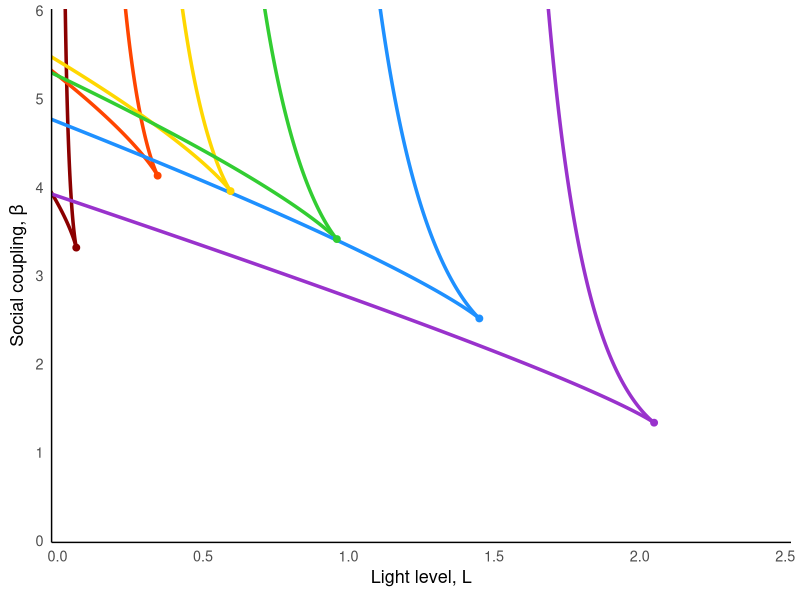
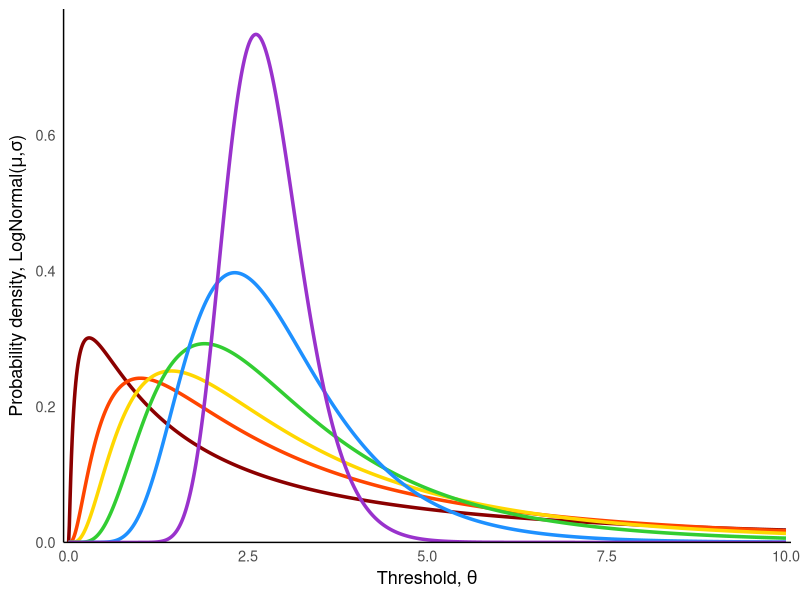
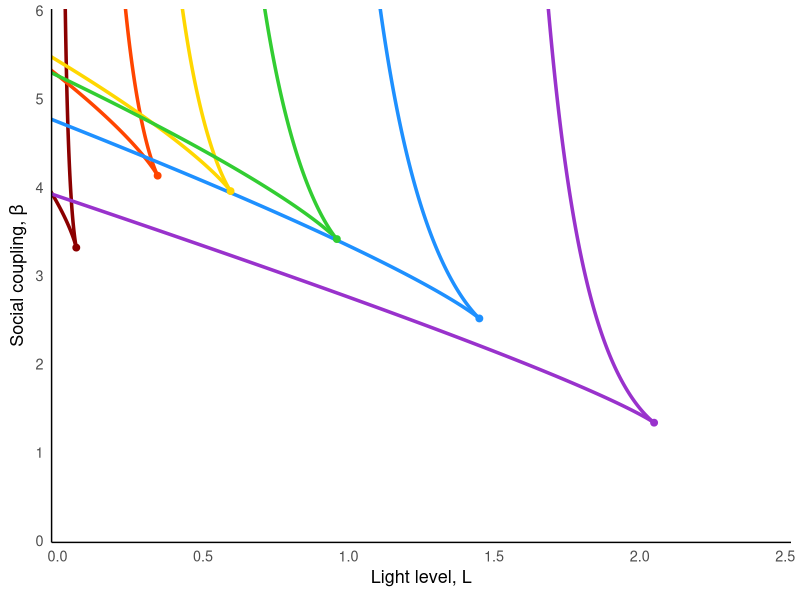
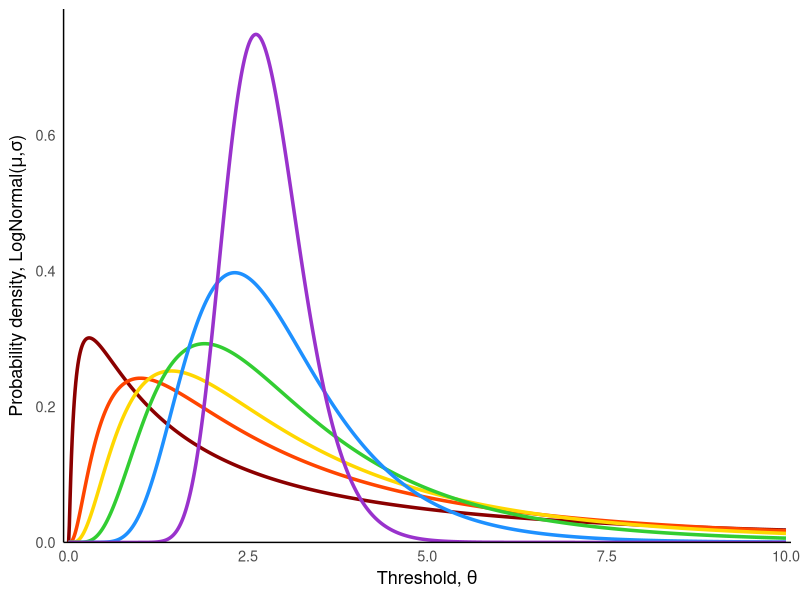

Write the R code that produced these figures, in order.
library(ggplot2)
library(dplyr)


# ------------------------------
# Distribution function
# -------------------------------

make_distribution <- function(dist, params) {

  if (dist == "gamma") {
    shape <- params$shape
    scale <- params$scale

    f <- function(z) dgamma(z, shape = shape, scale = scale)
    F <- function(z) pgamma(z, shape = shape, scale = scale)
  }

  else if (dist == "trunc_gamma") {
    shape <- params$shape
    scale <- params$scale
    Tmax  <- params$Tmax

    Z <- pgamma(Tmax, shape = shape, scale = scale)

    f <- function(z) ifelse(z <= Tmax,
                            dgamma(z, shape, scale) / Z,
                            0)

    F <- function(z) pgamma(pmin(z, Tmax), shape, scale) / Z
  }

  else if (dist == "beta") {
    a <- params$a
    b <- params$b
    Tmax <- params$Tmax

    f <- function(z) ifelse(z <= Tmax,
                            dbeta(z/Tmax, a, b) / Tmax,
                            0)

    F <- function(z) pbeta(pmin(z/Tmax,1), a, b)
  }

  else if (dist == "lognormal") {
    meanlog <- params$meanlog
    sdlog <- params$sdlog

    f <- function(z) dlnorm(z, meanlog, sdlog)
    F <- function(z) plnorm(z, meanlog, sdlog)
  }

  else if (dist == "weibull") {
    shape <- params$shape
    scale <- params$scale

    f <- function(z) dweibull(z, shape, scale)
    F <- function(z) pweibull(z, shape, scale)
  }

  else {
    stop("Unknown distribution")
  }

  list(f = f, F = F)
}


# -------------------------------
# Parameters
# -------------------------------
alpha <- 1
L_max <- 2.5  # Increased to allow curves to extend naturally
beta_max <- 8  # Increased to prevent artificial truncation

# -------------------------------
# Function to compute fold curve branches
# -------------------------------
compute_fold_branches <- function(dist, params,
                                  alpha = 1,
                                  L_max = 1,
                                  beta_max = 6,
                                  z_max = 10) {

  D <- make_distribution(dist, params)
  f <- D$f
  F <- D$F

  beta_of_z <- function(z) 1 / f(z)
  L_of_z    <- function(z) (z - F(z)/f(z)) / alpha

  z_vals <- seq(1e-8, z_max, length.out = 8000)

  # Diagnostic: Check boundary behavior
  z_near_zero <- 1e-6
  z_near_tmax <- params$Tmax - 1e-6
  

  curve <- data.frame(
    z = z_vals,
    L = L_of_z(z_vals),
    beta = beta_of_z(z_vals)
  ) |>
    filter(is.finite(L), is.finite(beta)) |>
    filter(L <= L_max, beta >= 0, beta <= beta_max)  # Removed L >= 0 restriction

  # -------- cusp detection (distribution-agnostic) --------
  dlogf <- function(z) {
    eps <- 1e-5
    (log(f(z+eps)) - log(f(z-eps))) / (2*eps)
  }

  idx <- which.min(abs(dlogf(z_vals)))
  z_c <- z_vals[idx]

  lower_branch <- curve |> filter(z <= z_c) |> arrange(L)
  upper_branch <- curve |> filter(z >= z_c) |> arrange(desc(L))

  list(
    lower_branch = lower_branch,
    upper_branch = upper_branch,
    z_cusp = z_c,
    L_cusp = L_of_z(z_c),
    beta_cusp = beta_of_z(z_c)
  )
}


branches1 <- compute_fold_branches(
  "lognormal",
  list(meanlog = 1, sdlog = 1.5),
  alpha, L_max, beta_max, z_max = 15  # Increased z_max for better coverage
)

branches2 <- compute_fold_branches(
  "lognormal",
  list(meanlog = 1, sdlog = 1),
  alpha, L_max, beta_max, z_max = 15
)

branches3 <- compute_fold_branches(
  "lognormal",
  list(meanlog = 1, sdlog = 0.8),
  alpha, L_max, beta_max, z_max = 15
)

branches4 <- compute_fold_branches(
  "lognormal",
  list(meanlog = 1, sdlog = 0.6),
  alpha, L_max, beta_max, z_max = 15
)

branches5 <- compute_fold_branches(
  "lognormal",
  list(meanlog = 1, sdlog = 0.4),
  alpha, L_max, beta_max, z_max = 15
)

branches6 <- compute_fold_branches(
  "lognormal",
  list(meanlog = 1, sdlog = 0.2),
  alpha, L_max, beta_max, z_max = 15
)


# -------------------------------
# Plot
# -------------------------------
# Define rainbow color palette (red to violet, darkest to lightest)
rainbow_colors <- c("#8B0000", "#FF4500", "#FFD700", "#32CD32", "#1E90FF", "#9932CC")

ggplot() +
  
  # fold curves with different rainbow shades
  geom_path(data = branches1$lower_branch, aes(L, beta), colour = rainbow_colors[1], linewidth = 1.2) +  # Dark red
  geom_path(data = branches1$upper_branch, aes(L, beta), colour = rainbow_colors[1], linewidth = 1.2) +
  geom_path(data = branches2$lower_branch, aes(L, beta), colour = rainbow_colors[2], linewidth = 1.2) +  # Orange red
  geom_path(data = branches2$upper_branch, aes(L, beta), colour = rainbow_colors[2], linewidth = 1.2) +
  geom_path(data = branches3$lower_branch, aes(L, beta), colour = rainbow_colors[3], linewidth = 1.2) +  # Gold
  geom_path(data = branches3$upper_branch, aes(L, beta), colour = rainbow_colors[3], linewidth = 1.2) +
  geom_path(data = branches4$lower_branch, aes(L, beta), colour = rainbow_colors[4], linewidth = 1.2) +  # Lime green
  geom_path(data = branches4$upper_branch, aes(L, beta), colour = rainbow_colors[4], linewidth = 1.2) +
  geom_path(data = branches5$lower_branch, aes(L, beta), colour = rainbow_colors[5], linewidth = 1.2) +  # Dodger blue
  geom_path(data = branches5$upper_branch, aes(L, beta), colour = rainbow_colors[5], linewidth = 1.2) +
  geom_path(data = branches6$lower_branch, aes(L, beta), colour = rainbow_colors[6], linewidth = 1.2) +  # Dark orchid
  geom_path(data = branches6$upper_branch, aes(L, beta), colour = rainbow_colors[6], linewidth = 1.2) +
  
  # cusp points with matching rainbow shades
  geom_point(aes(x = branches1$L_cusp, y = branches1$beta_cusp), colour = rainbow_colors[1], size = 2) +
  geom_point(aes(x = branches2$L_cusp, y = branches2$beta_cusp), colour = rainbow_colors[2], size = 2) +
  geom_point(aes(x = branches3$L_cusp, y = branches3$beta_cusp), colour = rainbow_colors[3], size = 2) +
  geom_point(aes(x = branches4$L_cusp, y = branches4$beta_cusp), colour = rainbow_colors[4], size = 2) +
  geom_point(aes(x = branches5$L_cusp, y = branches5$beta_cusp), colour = rainbow_colors[5], size = 2) +
  geom_point(aes(x = branches6$L_cusp, y = branches6$beta_cusp), colour = rainbow_colors[6], size = 2) +
  

  coord_cartesian(xlim = c(0, 2.5), ylim = c(0, 6)) +
  scale_x_continuous(expand = c(0, 0.02)) +
  scale_y_continuous(expand = c(0, 0.02)) +
  labs(x = expression("Light level, " * L), y = expression("Social coupling, " * beta)) +
  theme_minimal(base_size = 13) +
  theme(
    panel.grid.major = element_blank(),
    panel.grid.minor = element_blank(),
    axis.line = element_line(color = "black", size = 0.5
  ))


ggsave("Figure 4/analytic_number_of_fps_vary_params_lognormal.pdf", width = 7, height = 7)

# -------------------------------
# Plot underlying gamma distributions
# -------------------------------

# Create data for plotting gamma PDFs
z_range <- seq(0, 10, length.out = 1000)

# Generate gamma PDF data for each parameter set
gamma_data <- data.frame(
  z = rep(z_range, 6),
  density = c(
    dlnorm(z_range, 1, 1.5),      # branches1
    dlnorm(z_range, 1, 1),  # branches2  
    dlnorm(z_range, 1, 0.8),      # branches3
    dlnorm(z_range, 1, 0.6),      # branches4
    dlnorm(z_range, 1, 0.4),    # branches5
    dlnorm(z_range, 1, 0.2)   # branches6
  ),
  group = rep(c("k=4.0, θ=0.2", "k=4.0, θ=0.4", "k=4.0, θ=0.6", 
                "k=4.0, θ=0.8", "k=4.0, θ=1.0", "k=4.0, θ=1.2"), each = length(z_range)),
  color_index = rep(c(1, 2, 3, 4, 5, 6), each = length(z_range))
)

# Create the gamma distribution plot
p_gamma <- ggplot(gamma_data, aes(x = z, y = density, color = factor(color_index))) +
  geom_line(linewidth = 1.2) +
  scale_color_manual(values = setNames(rainbow_colors, as.character(1:6))) +

  labs(x = expression("Threshold, " * theta), 
       y = expression("Probability density, LogNormal(" * mu * "," * sigma * ")")) +
  theme_minimal(base_size = 13) +
  theme(
    panel.grid.major = element_blank(),
    panel.grid.minor = element_blank(),
    axis.line = element_line(color = "black", size = 0.5),
    legend.position = "none"
  ) +
  coord_cartesian(xlim = c(0, 10), ylim = c(0, max(gamma_data$density) * 1.05))+
  scale_x_continuous(expand = c(0, 0.07)) +
  scale_y_continuous(expand = c(0, 0))

print(p_gamma)
ggsave("Figure 4/lognormal_distributions_vary_params.pdf", plot = p_gamma, width = 7, height = 7)
